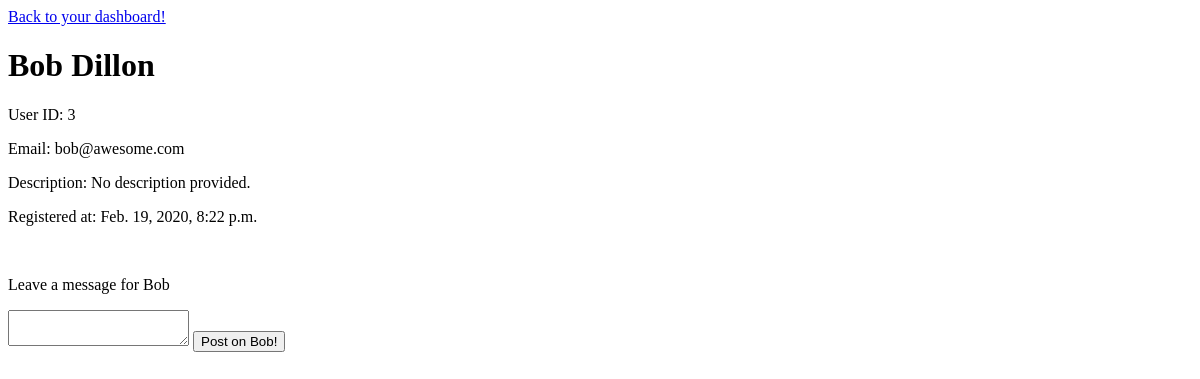
/users/show/3 (signed in), run on an earlier commit of the app's database.
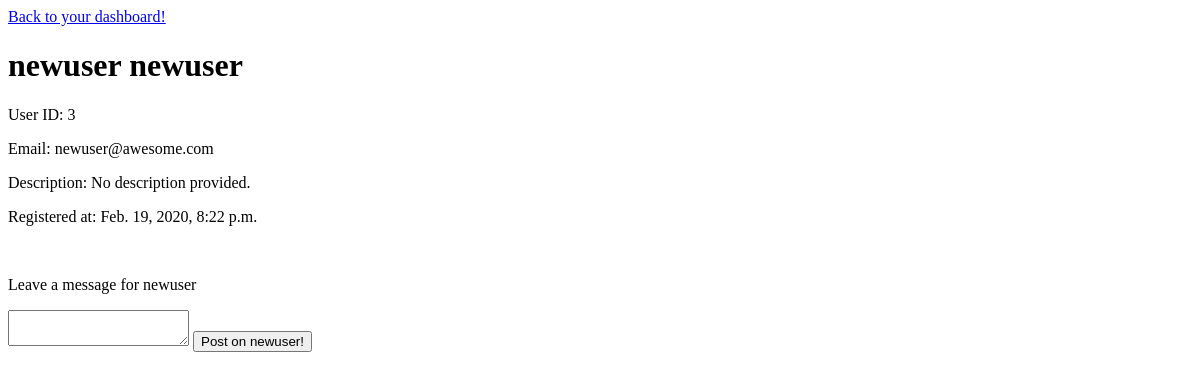
And on a later commit of the database.
### login_app/models.py (models this page shows)
class User(models.Model):
    first_name = models.CharField(max_length=255)
    last_name = models.CharField(max_length=255)
    email = models.CharField(max_length=255)
    password = models.CharField(max_length=255)
    birth = models.DateTimeField(null = True)
    updated_at = models.DateTimeField(auto_now = True)
    created_at = models.DateTimeField(auto_now_add = True)
    objects = UserManager()
    user_level = models.IntegerField(default=0)
    desc = models.TextField(default = "No description provided.")

### login_app/views.py (the view, shortened to what this page needs)
# urls.py: path('users/show/<id>', views.show_a_profile),
def show_a_profile(request, id):
    if 'userid' not in request.session:
        return redirect('/')
    this_user = User.objects.get(id=id)
    all_posts = Message.objects.filter(user = this_user)
    context = {
        'user': this_user,
    }
    return render(request, 'show_user_profile.html', context)

### login_app/templates/show_user_profile.html (shortened to what this page needs)
<!DOCTYPE html>
<html lang="en">
<head>
</head>
<body>
    <a href="/dashboardroute">Back to your dashboard!</a>
    <h1>{{user.first_name}} {{user.last_name}}</h1>
    <p>User ID: {{user.id}}</p>
    <p>Email: {{user.email}}</p>
    <p>Description: {{user.desc}}</p>
    <p>Registered at: {{user.created_at}}</p>
    <br>
    <p>Leave a message for {{user.first_name}}</p>
    <form action = "/submitpost" method = "POST">
        <textarea name ='note'></textarea>
        <button type="submit">Post on {{user.first_name}}!</button>
    </form>
</body>
</html>

What changed in the data, as far as the page shows it:
changed User "No description provided.": first_name "Bob" → "newuser"; last_name "Dillon" → "newuser"; email "bob@awesome.com" → "newuser@awesome.com"
